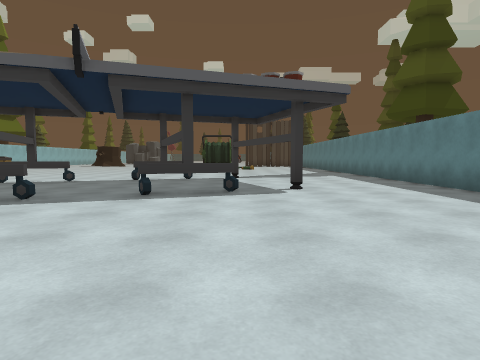
[1] (above)

24 first-person views from a walk through a Unity game level. The camera is 1.2 m above the floor, tilts 4° down and sees 75° across. The floor is counted in squares, 2 m on a side. Each view is taken from the middle of a square. On the plan, view 1 faces up. The plan holds only what a view shows up to about 9 squares ahead; the rest is blank. The place goes on beyond the plan.

[2]
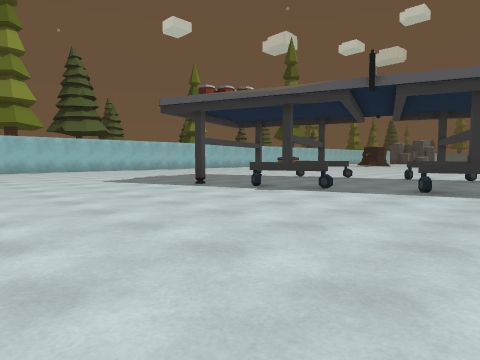

[3]
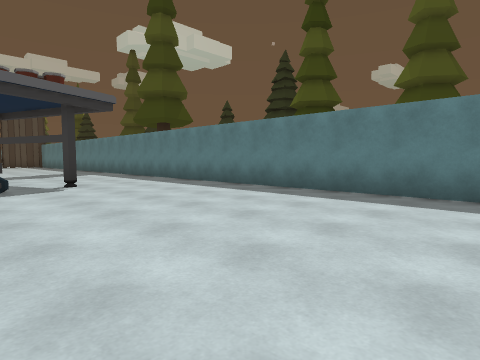

[4]
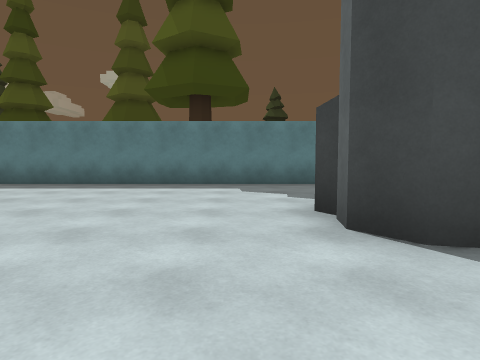

[5]
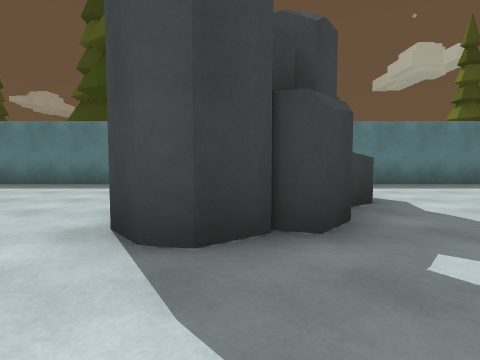

[6]
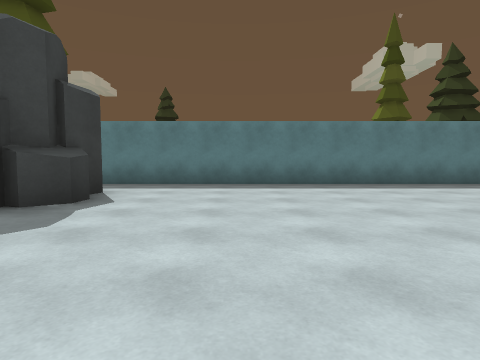

[7]
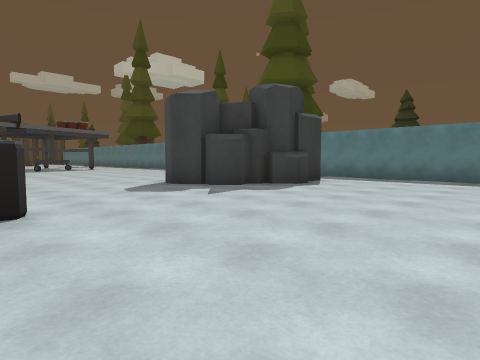

[8]
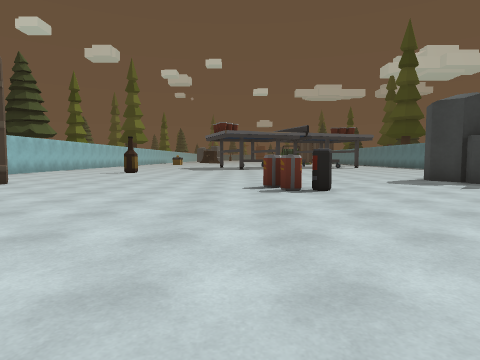

[9]
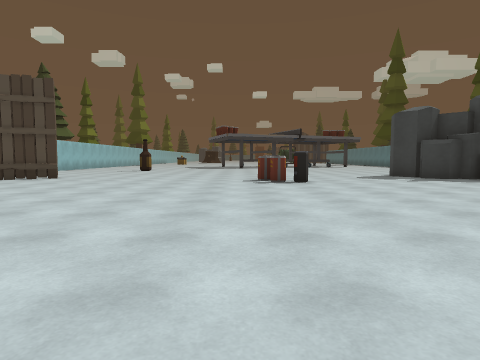

[10]
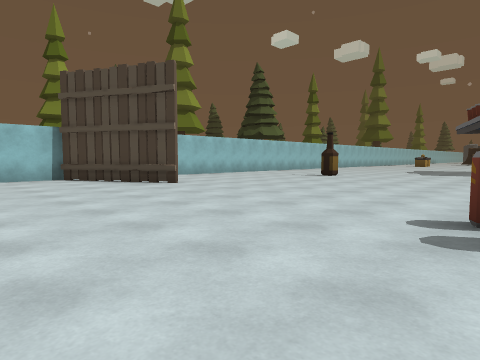

[11]
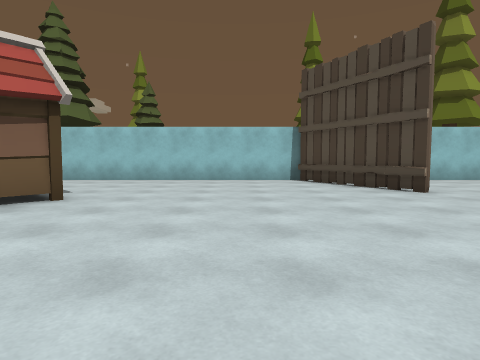

[12]
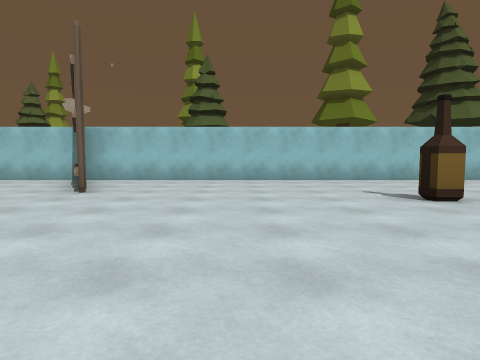

[13]
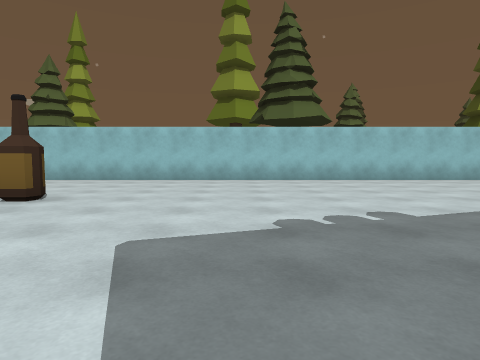

[14]
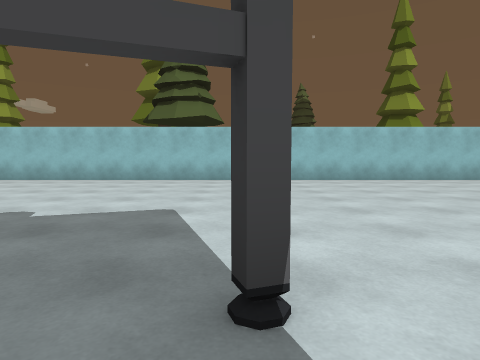

[15]
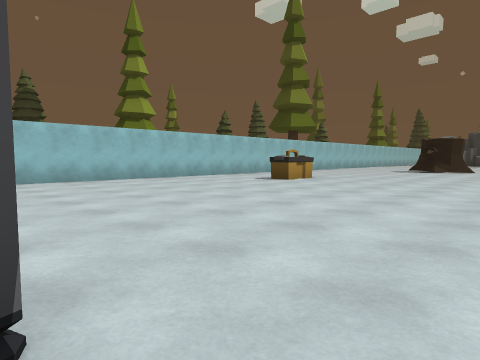

[16]
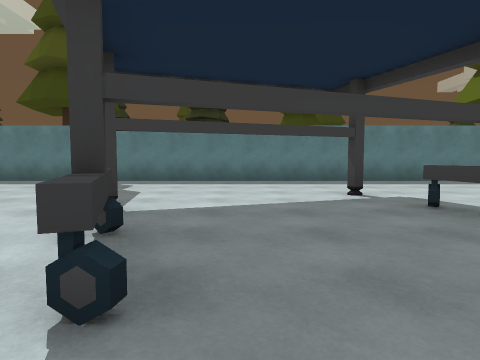

[17]
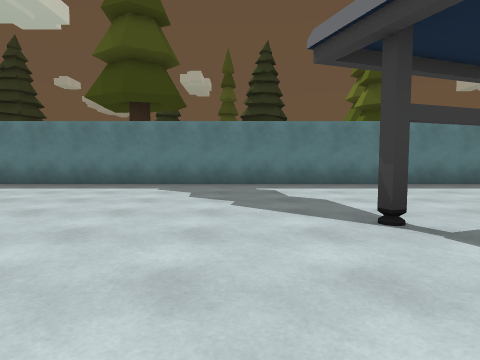

[18]
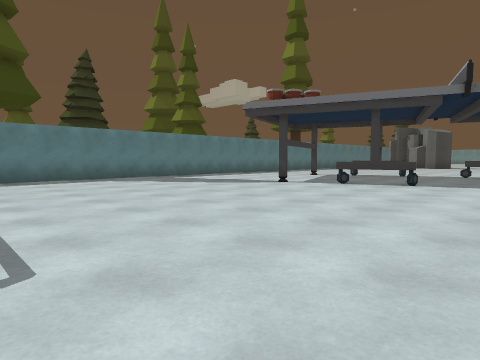

[19]
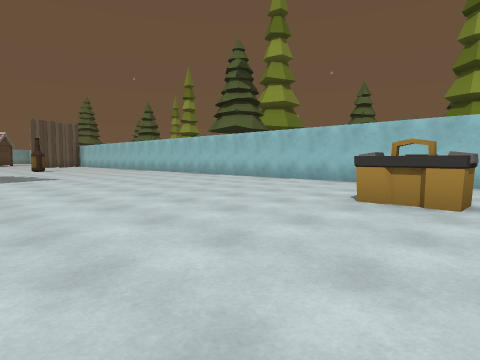

[20]
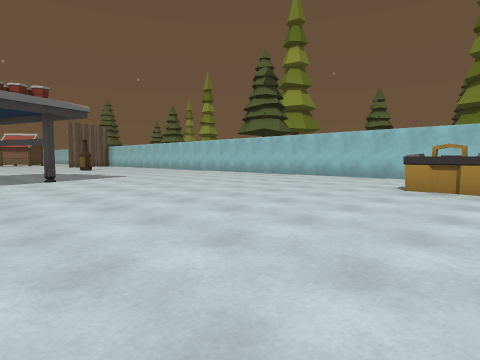

[21]
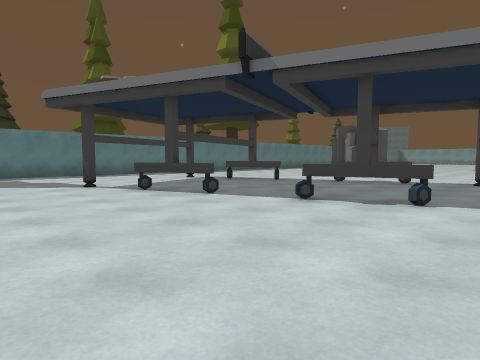

[22]
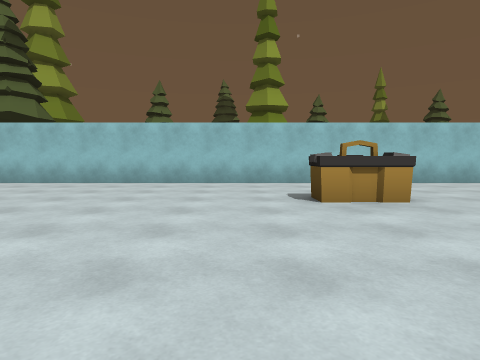

[23]
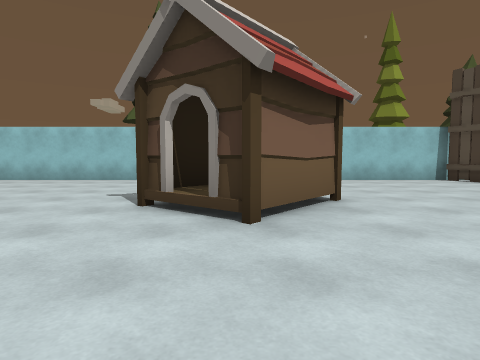

[24]
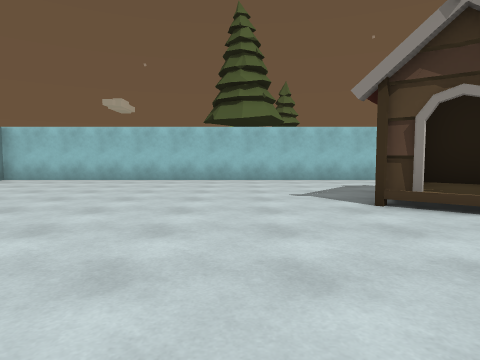

### Floor plan
Key: @ floor where view 1 was taken; # wall or solid block; . main floor; : floor 0.5 m higher than the main floor; = window, fence, low wall or low ledge; T toolbox.
Columns run from 15 left of view 1 to 5 right of it. Each row starts with its distance up from view 1.
 16 # .............   ..#
 15 #..T................#
 14 #..T................#
 13 #...................#
 12 #...................#
 11 #...................#
 10 #..............#....#
  9 #...........=#......#
  8 #........=#.........#
  7 #.......#...........#
  6 #...............#...#
  5 #............=#.....#
  4 #........#..#.......#
  3 #...................#
  2 #...................#
  1 #...................#
  0 #...#..........@....#
 -1 #......... .........#
 -2 #.........  ........#
 -3 #.........  ........#
 -4 #......... ....##...#
 -5 #..............##  .#
 -6 #.##...........###..#
 -7 ###.......#.........#
 -8 #...................#
 -9 #...................#
-10 #...................#
-11 #...................#
-12 #...###......  .....#
-13 #...#:#.....     ...#
-14 #...##.....       ..#
-15 #.........          #
-16 #.........
-17 #........
-18 #.......
-19 #......
-20 #....
-21 #...
-22 #.
-23 #

Where each view was taken, in squares from view 1:
view 1: 0 up, 0 right, facing up
view 2: 1 down, 0 right, facing up-left
view 3: 1 down, 1 left, facing up-right
view 4: 3 down, 3 left, facing right
view 5: 5 down, 3 left, facing right
view 6: 9 down, 3 left, facing right
view 7: 11 down, 5 left, facing up-right
view 8: 13 down, 6 left, facing up
view 9: 15 down, 6 left, facing up
view 10: 10 down, 5 left, facing up-left
view 11: 9 down, 6 left, facing left
view 12: 3 down, 6 left, facing left
view 13: 3 up, 6 left, facing left
view 14: 7 up, 6 left, facing left
view 15: 7 up, 6 left, facing up-left
view 16: 8 up, 4 left, facing right
view 17: 11 up, 3 left, facing right
view 18: 16 up, 5 left, facing down-right
view 19: 16 up, 7 left, facing down-left
view 20: 16 up, 5 left, facing down-left
view 21: 12 up, 7 left, facing down-right
view 22: 13 up, 7 left, facing left
view 23: 13 down, 6 left, facing left
view 24: 16 down, 6 left, facing left
